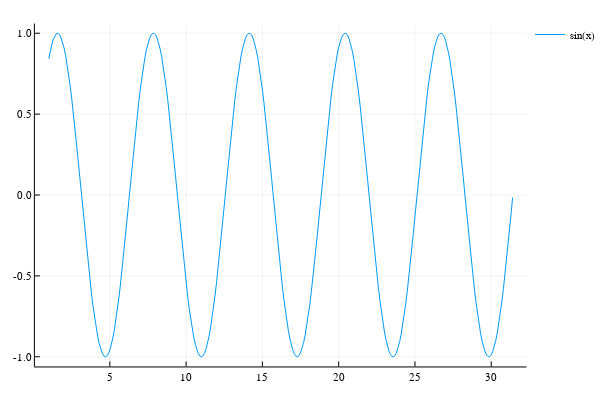

Notebook source saved alongside this figure:
### Markdown cell above
### Interactive Plotting (no explicit plot object)

### Code cell
plot(x, sin.(x), label="sin(x)")

### Figure 1 — Plotly figure (JSON) as saved in the notebook; plotly's stock layout.template omitted (floating-point values rounded to 4 significant figures; data arrays with more than 128 entries replaced by an {"elided": "..."} marker saying what was removed)
{"data": [{"colorbar": {"title": ""}, "hoverinfo": "text", "legendgroup": "sin(x)", "line": {"color": "rgba(0, 154, 250, 1.000)", "dash": "solid", "shape": "linear", "width": 1}, "mode": "lines", "name": "sin(x)", "showlegend": true, "text": {"elided": "305 null values"}, "type": "scatter", "x": {"elided": "305 float values"}, "xaxis": "x1", "y": {"elided": "305 float values"}, "yaxis": "y1", "zmax": null, "zmin": null}], "layout": {"annotations": [], "height": 400, "legend": {"bgcolor": "rgba(255, 255, 255, 1.000)", "bordercolor": "rgba(0, 0, 0, 1.000)", "font": {"color": "rgba(0, 0, 0, 1.000)", "family": "sans-serif", "size": 11}, "tracegroupgap": 0, "x": 1, "y": 1}, "margin": {"b": 20, "l": 0, "r": 0, "t": 20}, "paper_bgcolor": "rgba(255, 255, 255, 1.000)", "plot_bgcolor": "rgba(255, 255, 255, 1.000)", "showlegend": true, "width": 600, "xaxis": {"anchor": "y1", "domain": [0.06582, 0.9934], "gridcolor": "rgba(0, 0, 0, 0.100)", "gridwidth": 0.5, "linecolor": "rgba(0, 0, 0, 1.000)", "mirror": false, "range": [0.088, 32.31], "showgrid": true, "showline": true, "showticklabels": true, "tickangle": 0, "tickcolor": "rgb(0, 0, 0)", "tickfont": {"color": "rgba(0, 0, 0, 1.000)", "family": "sans-serif", "size": 11}, "tickmode": "array", "ticks": "inside", "ticktext": ["5", "10", "15", "20", "25", "30"], "tickvals": [5, 10, 15, 20, 25, 30], "title": "", "titlefont": {"color": "rgba(0, 0, 0, 1.000)", "family": "sans-serif", "size": 15}, "type": "-", "visible": true, "zeroline": false, "zerolinecolor": "rgba(0, 0, 0, 1.000)"}, "yaxis": {"anchor": "x1", "domain": [0.03762, 0.9902], "gridcolor": "rgba(0, 0, 0, 0.100)", "gridwidth": 0.5, "linecolor": "rgba(0, 0, 0, 1.000)", "mirror": false, "range": [-1.06, 1.06], "showgrid": true, "showline": true, "showticklabels": true, "tickangle": 0, "tickcolor": "rgb(0, 0, 0)", "tickfont": {"color": "rgba(0, 0, 0, 1.000)", "family": "sans-serif", "size": 11}, "tickmode": "array", "ticks": "inside", "ticktext": ["-1.0", "-0.5", "0.0", "0.5", "1.0"], "tickvals": [-1, -0.5, 0, 0.5, 1], "title": "", "titlefont": {"color": "rgba(0, 0, 0, 1.000)", "family": "sans-serif", "size": 15}, "type": "-", "visible": true, "zeroline": false, "zerolinecolor": "rgba(0, 0, 0, 1.000)"}}}
